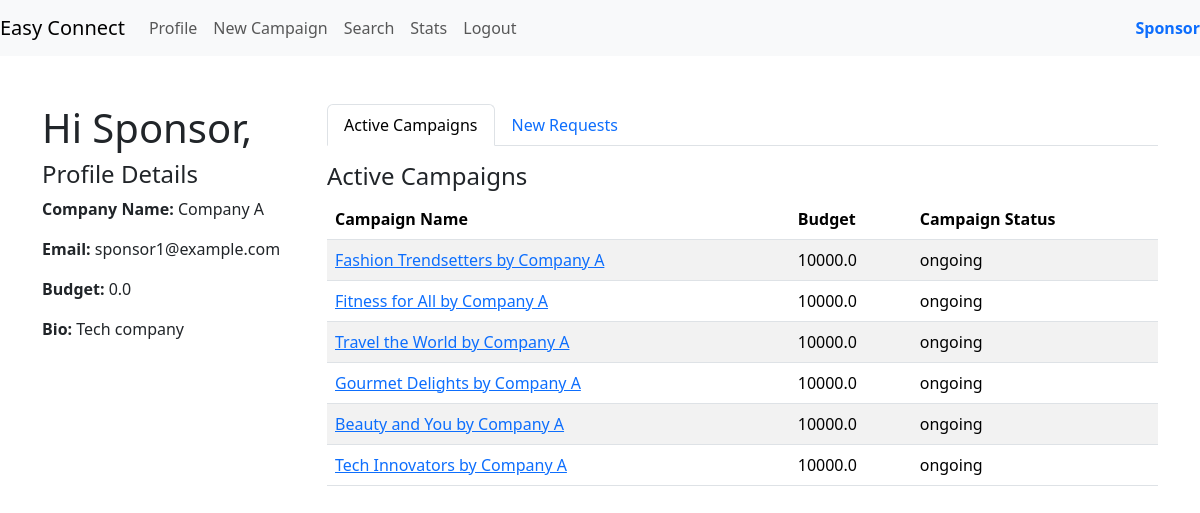
Page /sponsor_dashboard (signed in) on the earlier database version.
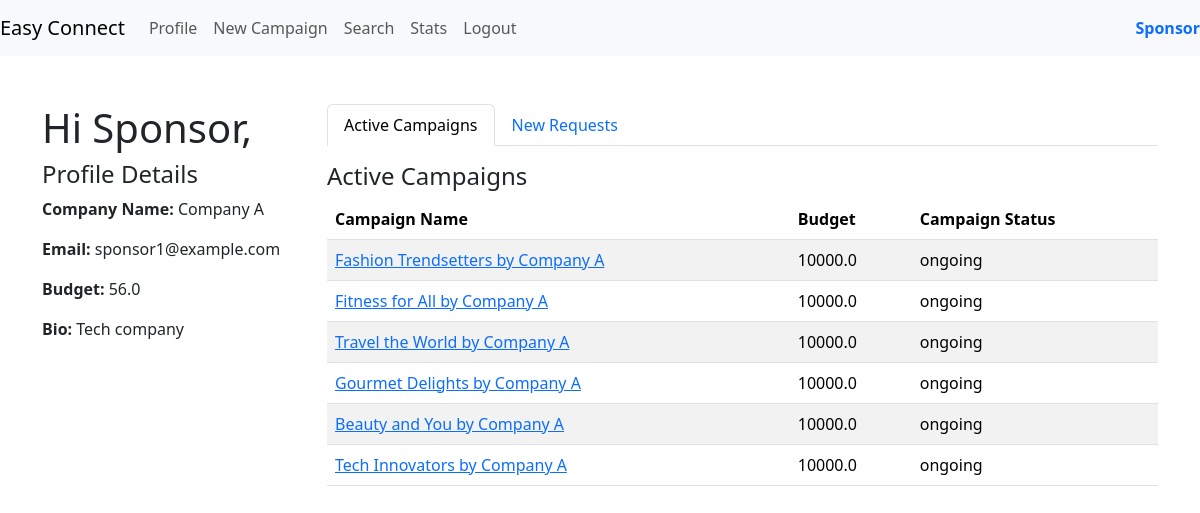
Same page on the later database version.
### models.py (models this page shows)
class Sponsor(db.Model):
    __tablename__ = 'sponsors'
    sponsor_id = db.Column(db.Integer, primary_key=True, autoincrement=True)
    id = db.Column(db.Integer, db.ForeignKey('user.id'), nullable=False)
    company_name = db.Column(db.String(64))
    industry = db.Column(db.String(32))
    budget = db.Column(db.Float(10, 2))
    bio = db.Column(db.String(256))
    user = db.relationship('User', backref=db.backref('sponsors', lazy=True))

class User(db.Model):
    __tablename__ = 'user'
    id = db.Column(db.Integer, primary_key=True, autoincrement=True)
    role_id = db.Column(db.Integer, db.ForeignKey('user_role.role_id'), nullable=False)
    username = db.Column(db.String(32), nullable=False, unique=True)
    email_id = db.Column(db.String(64),  nullable=False)
    password = db.Column(db.String(64), nullable=False)
    is_flagged = db.Column(db.Boolean ,default=False)
    role = db.relationship('UserRole', backref=db.backref('users', lazy=True))

class Campaign(db.Model):
    __tablename__ = 'campaign'
    campaign_id = db.Column(db.Integer, primary_key=True, autoincrement=True)
    sponsor_id = db.Column(db.Integer, db.ForeignKey('sponsors.sponsor_id'), nullable=False)
    name = db.Column(db.String(32),unique=True, nullable=False)
    description = db.Column(db.String(128))
    start_date = db.Column(db.Date)
    end_date = db.Column(db.Date)
    budget = db.Column(db.Float(10, 2), nullable=False)
    visibility = db.Column(Enum('private', 'public', name='visibility_types'), default='public', nullable=False)
    goals = db.Column(db.String(128))
    niche = db.Column(db.String(32),nullable=False)
    campaign_status = db.Column(Enum('ongoing', 'flagged', 'deleted', 'completed' ,name='campaign_status_types'), default='ongoing', nullable=False)
    sponsor = db.relationship('Sponsor', backref=db.backref('campaigns', lazy=True))

### routes.py (the view)
@app.route('/sponsor_dashboard')
@auth_rep
@role_required(2)
def sponsor_dashboard():
    user_id = session.get('user_id')
    user = User.query.filter_by(id=user_id).first()
    sponsor = Sponsor.query.filter_by(id=user_id).first_or_404()
    active_campaigns = Campaign.query.filter(Campaign.sponsor_id == sponsor.sponsor_id,
                                             Campaign.campaign_status.in_(['ongoing', 'completed'])).all()
    new_requests = AdRequest.query.filter(AdRequest.created_for==user_id,AdRequest.status.in_(['ongoing', 'completed','pending'])).all()
    return render_template('dashboard_spon.html', sponsor=sponsor, active_campaigns=active_campaigns, new_requests=new_requests, user=user)

### routes.py (called while the page is built)
def auth_rep(func):
    @wraps(func)
    def inner(*args,**kwargs):
        if 'user_id' in session:
            user = User.query.get(session['user_id'])
            if user.is_flagged:
                flash('Your account is flagged and cannot perform this action.', 'error')
                return redirect(url_for('login'))
            return func(*args,**kwargs)
        else:
            flash('You are not logged in,Please login to proceed','error')
            return redirect(url_for('login'))
    return inner

def role_required(role_id):
    def decorator(f):
        @wraps(f)
        def decorated_function(*args, **kwargs):
            if session.get('role_id') != role_id:
                flash('Access denied.', 'danger')
                redirect(request.referrer or url_for('login'))
            return f(*args, **kwargs)
        return decorated_function
    return decorator

### templates/dashboard_spon.html (shortened to what this page needs)
{% extends 'layout.html' %}
{% block content %}
<div class="row">
    <div class="col-md-3 profile-details">
        <h1>Hi Sponsor,</h1>
        <h4>Profile Details</h4>
        <p><strong>Company Name:</strong> {{ sponsor.company_name }}</p>
        <p><strong>Email:</strong> {{ user.email_id }}</p>
        <p><strong>Budget:</strong> {{ sponsor.budget| default(0) | float | round(2) }}</p>
        <p><strong>Bio:</strong> {{ sponsor.bio }}</p>
    </div>
    <div class="col-md-9">
        <ul class="nav nav-tabs" id="myTab" role="tablist">
            <li class="nav-item" role="presentation">
                <a class="nav-link active" id="active-campaigns-tab" data-bs-toggle="tab" href="#activeCampaigns" role="tab" aria-controls="activeCampaigns" aria-selected="true">Active Campaigns</a>
            </li>
            <li class="nav-item" role="presentation">
                <a class="nav-link" id="new-requests-tab" data-bs-toggle="tab" href="#newRequests" role="tab" aria-controls="newRequests" aria-selected="false">New Requests</a>
            </li>
        </ul>
        <div class="tab-content mt-3" id="myTabContent">
            <div class="tab-pane fade show active" id="activeCampaigns" role="tabpanel" aria-labelledby="active-campaigns-tab">
                <h4>Active Campaigns</h4>
                <table class="table table-striped">
                    <thead>
                        <tr>
                            <th>Campaign Name</th>
                            <th>Budget</th>
                            <th>Campaign Status</th>
                        </tr>
                    </thead>
                    <tbody>
                        {% for campaign in active_campaigns %}
                        <tr>
                            <td><a href="{{ url_for('campaign_details', campaign_id=campaign.campaign_id) }}">{{ campaign.name }}</a></td>
                            <td>{{ campaign.budget | default(0) | float| round(2) }}</td>
                            <td>{{ campaign.campaign_status }}</td>
                        </tr>
                        {% endfor %}
                    </tbody>
                </table>
            </div>
        </div>
    </div>
</div>
{% endblock %}

### templates/layout.html (shortened to what this page needs)
<!DOCTYPE html>
<html lang="en">
<head>
    <link href="https://cdn.jsdelivr.net/npm/bootstrap@5.3.3/dist/css/bootstrap.min.css" rel="stylesheet">
</head>
<body>
    {% if 'role_id' in session %}
        {% if session.role_id == 1 %}
            {% include 'nav_admin.html' %}
        {% elif session.role_id == 3 %}
            {% include 'nav_inf.html' %}
        {% elif session.role_id == 2 %}
            {% include 'nav_spon.html' %}
        {% else %}
            {% include 'navbar.html' %}
        {% endif %}
    {% else %}
        {% include 'navbar.html' %}
    {% endif %}
    <div class="container mt-5">
        {% block content %}{% endblock %}
    </div>
</body>
</html>

### templates/nav_spon.html (shortened to what this page needs)
<nav class="navbar navbar-expand-lg navbar-light bg-light">
    <a class="navbar-brand" href="{{ url_for('sponsor_dashboard')}} ">Easy Connect</a>
    <div class="collapse navbar-collapse" id="navbarNav">
        <ul class="navbar-nav me-auto mb-2 mb-lg-0">
            <li class="nav-item">
                <a class="nav-link" href="{{ url_for('user_profile',user_id=session.user_id) }}">Profile</a>
            </li>
            <li class="nav-item">
                <a class="nav-link" href="{{ url_for('create_campaign') }}">New Campaign</a>
            </li>
            <li class="nav-item">
                <a class="nav-link" href="{{ url_for('sponsor_search') }}">Search</a>
            </li>
            <li class="nav-item">
                <a class="nav-link" href="{{ url_for('stats') }}">Stats</a>
            </li>
            <li class="nav-item">
                <a class="nav-link" href="{{ url_for('logout') }}">Logout</a>
            </li>
        </ul>
        <span class="navbar-text">
            <strong class="text-primary">Sponsor</strong>
        </span>
    </div>
</nav>

Differences in the rows shown:
changed Sponsor "Company A": budget "0.0" → "56.0"
